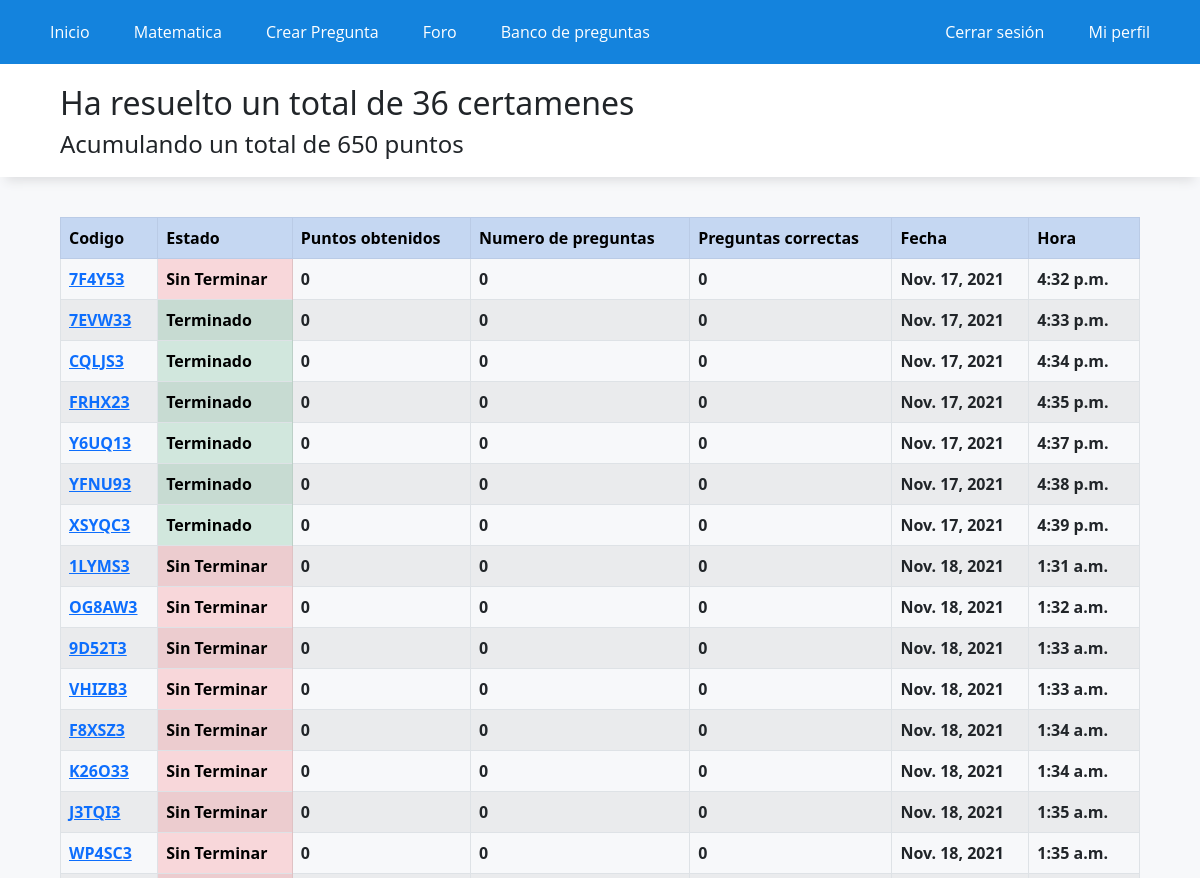
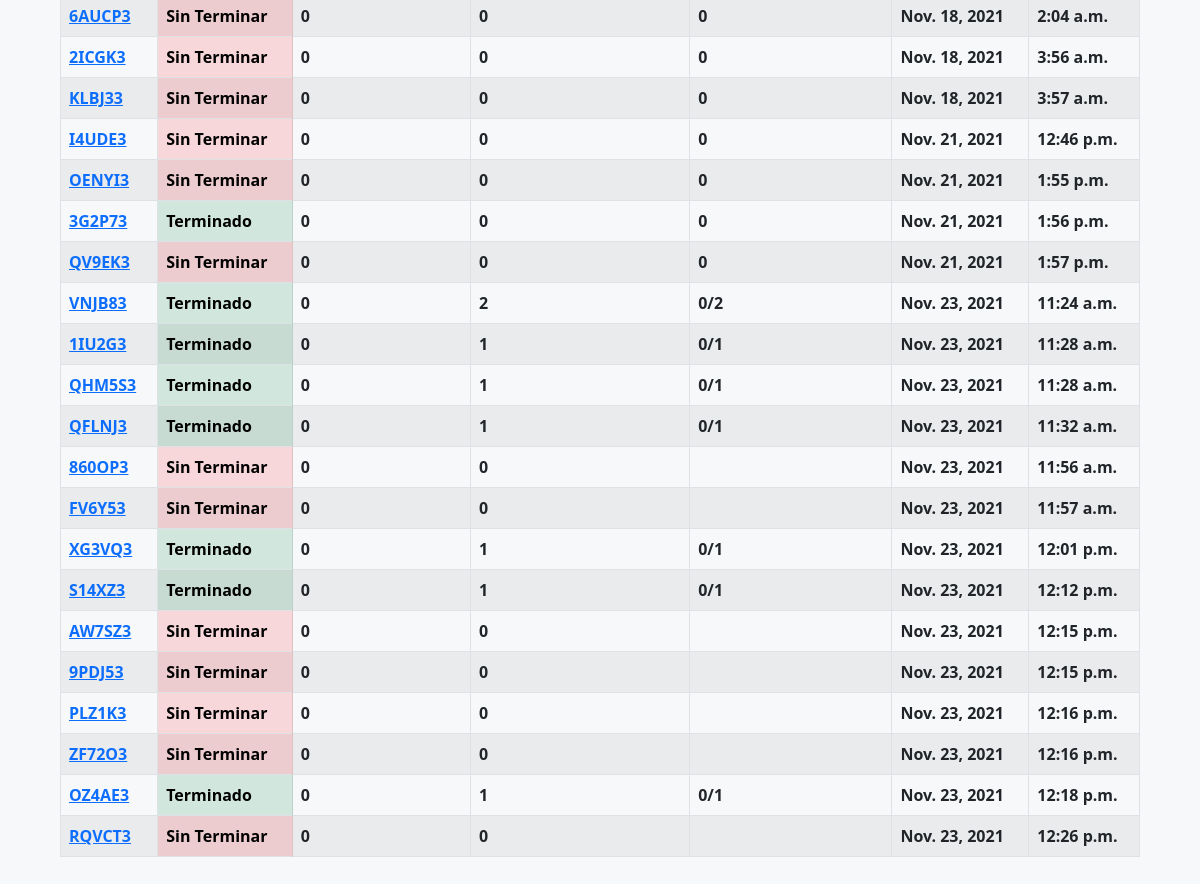
Page /historial/ (signed in) on the committed database (2 pictures, top to bottom).
### WebApp/models.py (models this page shows)
class historialCertamen(models.Model):
    id_usuario = models.IntegerField()
    id_preguntas = models.CharField(max_length=50)
    fecha = models.DateField(auto_now_add=True)
    hora = models.TimeField(auto_now_add=True)
    estado = models.BooleanField(default=False)
    id_certamen = models.CharField(max_length=20, default="")
    n_preguntas = models.IntegerField(default=0)
    n_correctas = models.CharField(max_length=20, default="")
    puntos = models.IntegerField(default=0)

### WebApp/views.py (the view)
# urls.py: path('historial/',registro_certamenes, name="historial"),
def registro_certamenes(request):
    certamenes = historialCertamen.objects.filter(id_usuario=request.user.id)
    print(len(certamenes))
    data= {
        'puntos': profile.objects.get(name_id=request.user.id).punctuation,
        'certamenes': certamenes,
        'n_certamenes': len(certamenes),
    }
    return render(request,'app/registro_certamenes.html',data)

### WebApp/templates/app/registro_certamenes.html (shortened to what this page needs)
{% extends 'app/base.html' %}
{% load static %}
{% block contenido %}
<div class="titulo">
    <h2>Ha resuelto un total de {{n_certamenes}} certamenes</h2>
    <h4>Acumulando un total de {{puntos}} puntos</h4>
</div>
<div class="elContenedor">
    <table class="table table-striped table-bordered">
        <tr class="table-primary">
            <th>Codigo</th>
            <th>Estado</th>
            <th>Puntos obtenidos</th>
            <th>Numero de preguntas</th>
            <th>Preguntas correctas</th>
            <th>Fecha</th>
            <th>Hora</th>
        </tr>
        {% for certamen in certamenes %}
        <tr>
            <th><a href="/certamen/?id={{certamen.id_certamen}}">{{certamen.id_certamen}}</a></th>
            {% if certamen.estado %}
                <th class="table-success">Terminado</th>
            {% else %}
                <th class="table-danger">Sin Terminar</th>
            {% endif %}
            <th>{{certamen.puntos}}</th>
            <th>{{certamen.n_preguntas}}</th>
            <th>{{certamen.n_correctas}}</th>
            <th>{{certamen.fecha}}</th>
            <th>{{certamen.hora}}</th>
        </tr>
        {% endfor %}
    </table>
</div>
{% endblock %}

### WebApp/static/app/css/styles.css (style rules this page uses)
* { margin: 0; padding: 0; -webkit-box-sizing: border-box; -moz-box-sizing: border-box; box-sizing: border-box; }
body { background: rgb(247,248,250); }
.titulo { box-shadow: 0px 10px 10px -6px rgb(222,223,225); background-color: white; padding-top: 20px; padding-bottom: 10px; padding-left: 5%; margin-bottom: 40px; width: 100%; }
.elContenedor { width: 90%; padding-top: 0px; margin:auto; }

### rows in the picture
historialCertamen: id_certamen "7F4Y53", estado "Sin Terminar", puntos "0", n_preguntas "0", n_correctas "0", fecha "Nov. 17, 2021", hora "4:32 p.m."
historialCertamen: id_certamen "7EVW33", estado "Terminado", puntos "0", n_preguntas "0", n_correctas "0", fecha "Nov. 17, 2021", hora "4:33 p.m."
historialCertamen: id_certamen "CQLJS3", estado "Terminado", puntos "0", n_preguntas "0", n_correctas "0", fecha "Nov. 17, 2021", hora "4:34 p.m."
historialCertamen: id_certamen "FRHX23", estado "Terminado", puntos "0", n_preguntas "0", n_correctas "0", fecha "Nov. 17, 2021", hora "4:35 p.m."
historialCertamen: id_certamen "Y6UQ13", estado "Terminado", puntos "0", n_preguntas "0", n_correctas "0", fecha "Nov. 17, 2021", hora "4:37 p.m."
historialCertamen: id_certamen "YFNU93", estado "Terminado", puntos "0", n_preguntas "0", n_correctas "0", fecha "Nov. 17, 2021", hora "4:38 p.m."
historialCertamen: id_certamen "XSYQC3", estado "Terminado", puntos "0", n_preguntas "0", n_correctas "0", fecha "Nov. 17, 2021", hora "4:39 p.m."
historialCertamen: id_certamen "1LYMS3", estado "Sin Terminar", puntos "0", n_preguntas "0", n_correctas "0", fecha "Nov. 18, 2021", hora "1:31 a.m."
historialCertamen: id_certamen "OG8AW3", estado "Sin Terminar", puntos "0", n_preguntas "0", n_correctas "0", fecha "Nov. 18, 2021", hora "1:32 a.m."
historialCertamen: id_certamen "9D52T3", estado "Sin Terminar", puntos "0", n_preguntas "0", n_correctas "0", fecha "Nov. 18, 2021", hora "1:33 a.m."
historialCertamen: id_certamen "VHIZB3", estado "Sin Terminar", puntos "0", n_preguntas "0", n_correctas "0", fecha "Nov. 18, 2021", hora "1:33 a.m."
historialCertamen: id_certamen "F8XSZ3", estado "Sin Terminar", puntos "0", n_preguntas "0", n_correctas "0", fecha "Nov. 18, 2021", hora "1:34 a.m."
historialCertamen: id_certamen "K26O33", estado "Sin Terminar", puntos "0", n_preguntas "0", n_correctas "0", fecha "Nov. 18, 2021", hora "1:34 a.m."
historialCertamen: id_certamen "J3TQI3", estado "Sin Terminar", puntos "0", n_preguntas "0", n_correctas "0", fecha "Nov. 18, 2021", hora "1:35 a.m."
historialCertamen: id_certamen "WP4SC3", estado "Sin Terminar", puntos "0", n_preguntas "0", n_correctas "0", fecha "Nov. 18, 2021", hora "1:35 a.m."
historialCertamen: id_certamen "6AUCP3", estado "Sin Terminar", puntos "0", n_preguntas "0", n_correctas "0", fecha "Nov. 18, 2021", hora "2:04 a.m."
historialCertamen: id_certamen "2ICGK3", estado "Sin Terminar", puntos "0", n_preguntas "0", n_correctas "0", fecha "Nov. 18, 2021", hora "3:56 a.m."
historialCertamen: id_certamen "KLBJ33", estado "Sin Terminar", puntos "0", n_preguntas "0", n_correctas "0", fecha "Nov. 18, 2021", hora "3:57 a.m."
historialCertamen: id_certamen "I4UDE3", estado "Sin Terminar", puntos "0", n_preguntas "0", n_correctas "0", fecha "Nov. 21, 2021", hora "12:46 p.m."
historialCertamen: id_certamen "OENYI3", estado "Sin Terminar", puntos "0", n_preguntas "0", n_correctas "0", fecha "Nov. 21, 2021", hora "1:55 p.m."
historialCertamen: id_certamen "3G2P73", estado "Terminado", puntos "0", n_preguntas "0", n_correctas "0", fecha "Nov. 21, 2021", hora "1:56 p.m."
historialCertamen: id_certamen "QV9EK3", estado "Sin Terminar", puntos "0", n_preguntas "0", n_correctas "0", fecha "Nov. 21, 2021", hora "1:57 p.m."
historialCertamen: id_certamen "VNJB83", estado "Terminado", puntos "0", n_preguntas "2", n_correctas "0/2", fecha "Nov. 23, 2021", hora "11:24 a.m."
historialCertamen: id_certamen "1IU2G3", estado "Terminado", puntos "0", n_preguntas "1", n_correctas "0/1", fecha "Nov. 23, 2021", hora "11:28 a.m."
historialCertamen: id_certamen "QHM5S3", estado "Terminado", puntos "0", n_preguntas "1", n_correctas "0/1", fecha "Nov. 23, 2021", hora "11:28 a.m."
historialCertamen: id_certamen "QFLNJ3", estado "Terminado", puntos "0", n_preguntas "1", n_correctas "0/1", fecha "Nov. 23, 2021", hora "11:32 a.m."
historialCertamen: id_certamen "860OP3", estado "Sin Terminar", puntos "0", n_preguntas "0", fecha "Nov. 23, 2021", hora "11:56 a.m."
historialCertamen: id_certamen "FV6Y53", estado "Sin Terminar", puntos "0", n_preguntas "0", fecha "Nov. 23, 2021", hora "11:57 a.m."
historialCertamen: id_certamen "XG3VQ3", estado "Terminado", puntos "0", n_preguntas "1", n_correctas "0/1", fecha "Nov. 23, 2021", hora "12:01 p.m."
historialCertamen: id_certamen "S14XZ3", estado "Terminado", puntos "0", n_preguntas "1", n_correctas "0/1", fecha "Nov. 23, 2021", hora "12:12 p.m."
historialCertamen: id_certamen "AW7SZ3", estado "Sin Terminar", puntos "0", n_preguntas "0", fecha "Nov. 23, 2021", hora "12:15 p.m."
historialCertamen: id_certamen "9PDJ53", estado "Sin Terminar", puntos "0", n_preguntas "0", fecha "Nov. 23, 2021", hora "12:15 p.m."
historialCertamen: id_certamen "PLZ1K3", estado "Sin Terminar", puntos "0", n_preguntas "0", fecha "Nov. 23, 2021", hora "12:16 p.m."
historialCertamen: id_certamen "ZF72O3", estado "Sin Terminar", puntos "0", n_preguntas "0", fecha "Nov. 23, 2021", hora "12:16 p.m."
historialCertamen: id_certamen "OZ4AE3", estado "Terminado", puntos "0", n_preguntas "1", n_correctas "0/1", fecha "Nov. 23, 2021", hora "12:18 p.m."
historialCertamen: id_certamen "RQVCT3", estado "Sin Terminar", puntos "0", n_preguntas "0", fecha "Nov. 23, 2021", hora "12:26 p.m."

### other values in the picture
{{ n_certamenes }} "36"
{{ puntos }} "650"
